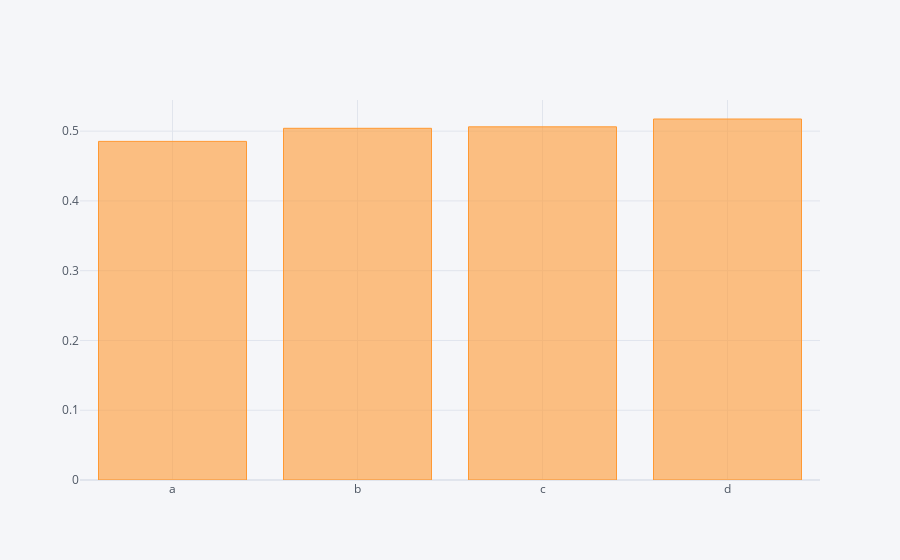

The notebook cell this image was saved under:
### Code cell
df1.mean().iplot(kind='bar')

### Figure 1 — Plotly figure (JSON) as saved in the notebook; plotly's stock layout.template omitted (floating-point values rounded to 4 significant figures)
{"data": [{"marker": {"color": "rgba(255, 153, 51, 0.6)", "line": {"color": "rgba(255, 153, 51, 1.0)", "width": 1}}, "name": "None", "orientation": "v", "text": "", "type": "bar", "x": ["a", "b", "c", "d"], "y": [0.4853, 0.504, 0.5062, 0.5174]}], "layout": {"legend": {"bgcolor": "#F5F6F9", "font": {"color": "#4D5663"}}, "paper_bgcolor": "#F5F6F9", "plot_bgcolor": "#F5F6F9", "title": {"font": {"color": "#4D5663"}}, "xaxis": {"gridcolor": "#E1E5ED", "showgrid": true, "tickfont": {"color": "#4D5663"}, "title": {"font": {"color": "#4D5663"}, "text": ""}, "zerolinecolor": "#E1E5ED"}, "yaxis": {"gridcolor": "#E1E5ED", "showgrid": true, "tickfont": {"color": "#4D5663"}, "title": {"font": {"color": "#4D5663"}, "text": ""}, "zerolinecolor": "#E1E5ED"}}}
